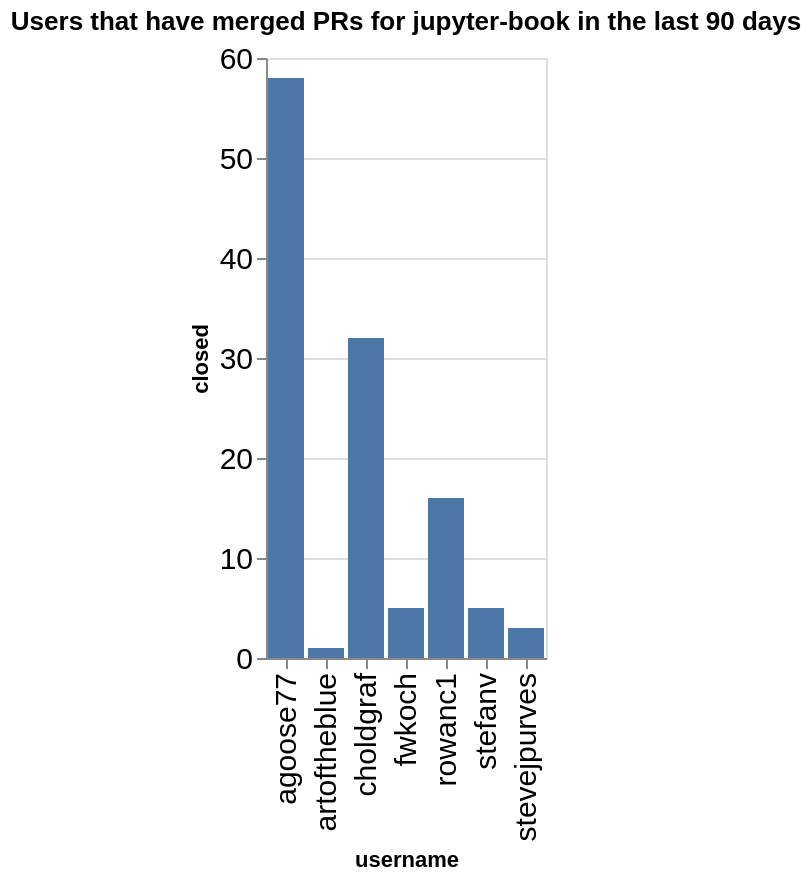

Notebook source saved alongside this figure:
### Code cell
charts = []
title = f"Users that have merged PRs for {github_org} in the last {n_days} days"
ch = alt.Chart(data=closed_by_repo.replace(np.nan, 0), title=title).mark_bar().encode(
    x='username',
    y='closed',
)
ch

### Figure 1 — Vega-Lite specification as saved in the notebook (floating-point values rounded to 4 significant figures)
{"config": {"axisLeft": {"labelFontSize": 15}, "axisBottom": {"labelFontSize": 15}}, "data": {"name": "data-346bcc534fa9a70ac49fc50307c504d4"}, "mark": {"type": "bar"}, "encoding": {"x": {"field": "username", "type": "nominal"}, "y": {"field": "closed", "type": "quantitative"}}, "title": "Users that have merged PRs for jupyter-book in the last 90 days", "$schema": "https://vega.github.io/schema/vega-lite/v5.20.1.json", "datasets": {"data-346bcc534fa9a70ac49fc50307c504d4": [{"name": "blog", "username": "agoose77", "closed": 4}, {"name": "example-landing-pages", "username": "agoose77", "closed": 1}, {"name": "example-landing-pages", "username": "choldgraf", "closed": 1}, {"name": "jupyter-book", "username": "agoose77", "closed": 1}, {"name": "jupyter-book", "username": "choldgraf", "closed": 2}, {"name": "myst-spec", "username": "choldgraf", "closed": 1}, {"name": "myst-theme", "username": "agoose77", "closed": 15}, {"name": "myst-theme", "username": "choldgraf", "closed": 3}, {"name": "myst-theme", "username": "rowanc1", "closed": 3}, {"name": "myst-theme", "username": "stefanv", "closed": 2}, {"name": "myst-theme", "username": "stevejpurves", "closed": 2}, {"name": "mystmd", "username": "agoose77", "closed": 32}, {"name": "mystmd", "username": "artoftheblue", "closed": 1}, {"name": "mystmd", "username": "choldgraf", "closed": 17}, {"name": "mystmd", "username": "fwkoch", "closed": 5}, {"name": "mystmd", "username": "rowanc1", "closed": 12}, {"name": "mystmd", "username": "stefanv", "closed": 3}, {"name": "mystmd", "username": "stevejpurves", "closed": 1}, {"name": "mystmd.org", "username": "agoose77", "closed": 3}, {"name": "mystmd.org", "username": "choldgraf", "closed": 2}, {"name": "mystmd.org", "username": "rowanc1", "closed": 1}, {"name": "team-compass", "username": "agoose77", "closed": 2}, {"name": "team-compass", "username": "choldgraf", "closed": 5}, {"name": "thebe", "username": "choldgraf", "closed": 1}]}}
